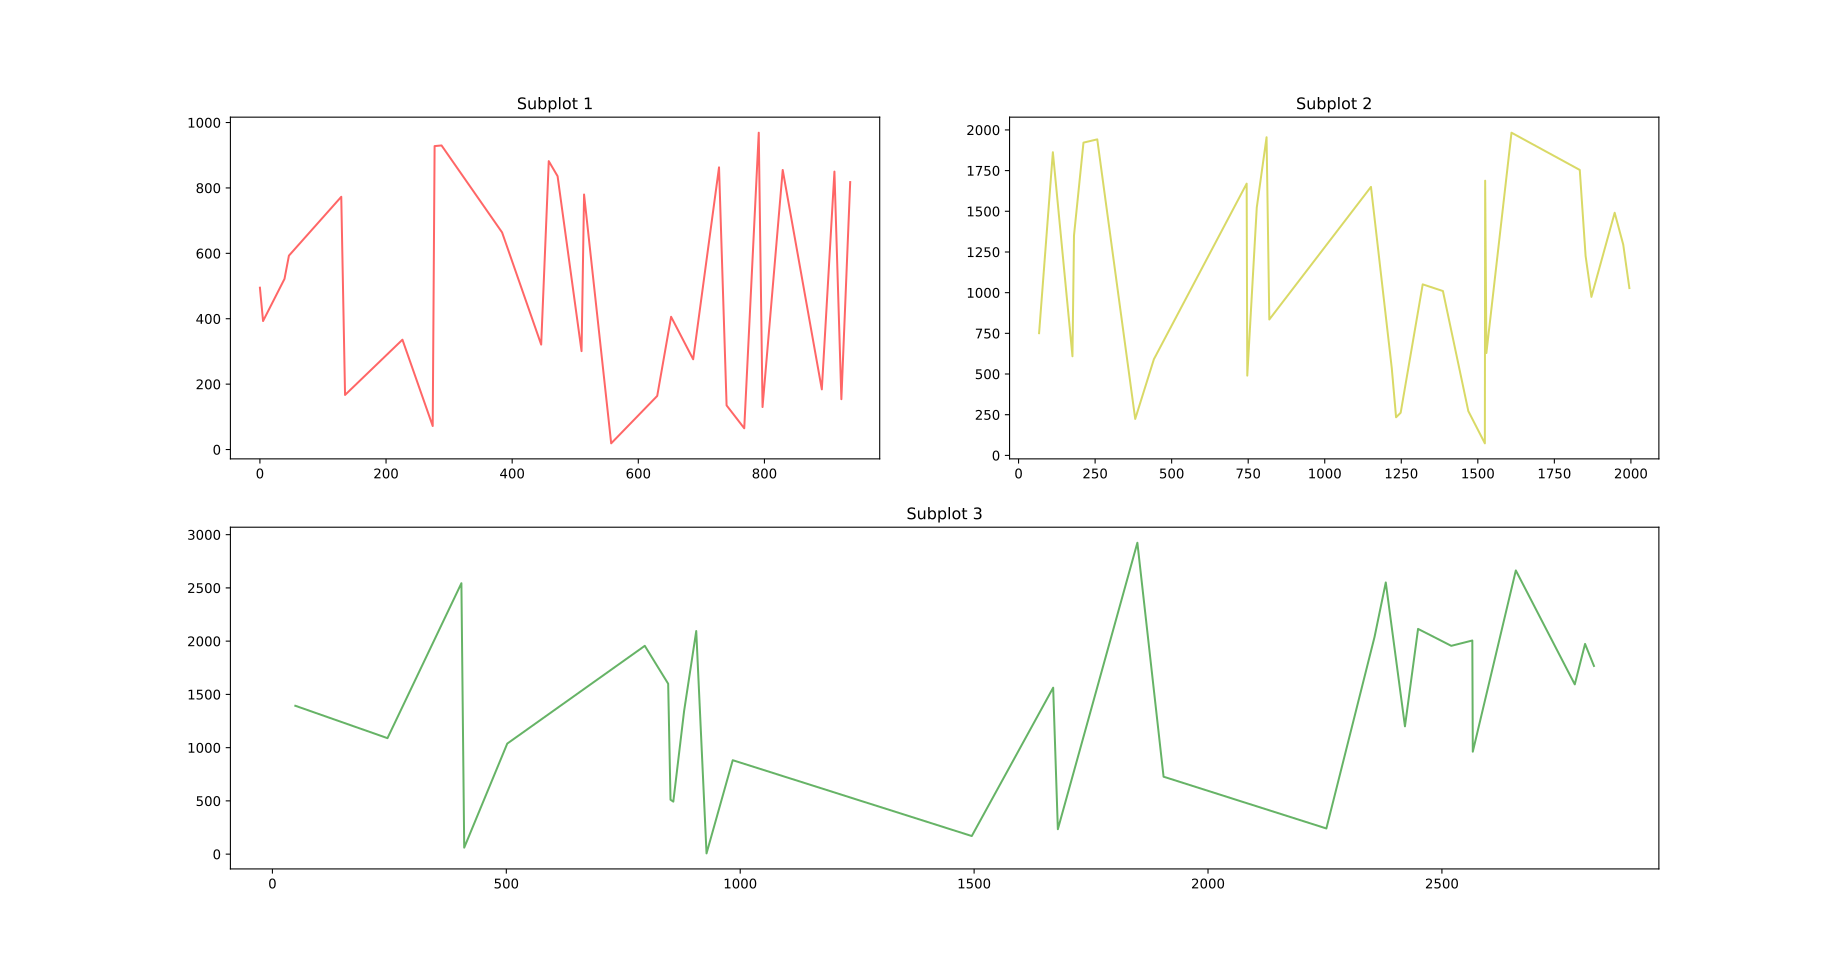

Source code (Python):
# Date 19-06-2021

import matplotlib.pyplot as plt
import numpy as np


def x(max_value=9999, i=30):
    arr = np.random.randint(max_value, size=i)
    arr.sort()
    return arr


def y(max_value=9999, i=30): return np.random.randint(max_value, size=i)


plt.subplot(2, 2, 1)
plt.plot(x(1000), y(1000), color='r', alpha=.6)
plt.title('Subplot 1')
plt.subplot(2, 2, 2)
plt.plot(x(2000), y(2000), color='y', alpha=.6)
plt.title('Subplot 2')
plt.subplot(2, 1, 2)
plt.plot(x(3000), y(3000), color='g', alpha=.6)
plt.title('Subplot 3')

plt.show()
